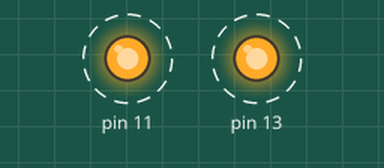
Simulated run of this sketch. Board: Arduino Uno, built with avr-gcc and run on an emulated ATmega328P. Parts: output pins drawn as LEDs (lit = HIGH). Dashed ring = blinking.

Above: at 0.05 s.
Timing chart, 0 to 4.6 s (numbered marks = the images above):
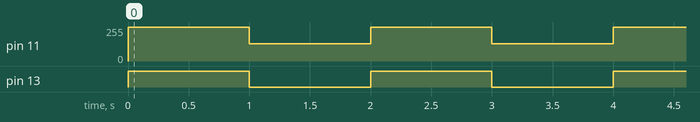

The sketch:

DC_MotorSpeedControl.ino
```cpp
/***************************************************
***  AIM : to interface DC motor with Atmega328 uC
***			and control the speed using PWM signal
***	port maping
*** motor -> PORTB^3 (pin11)
***************************************************/
void setup()
{
  pinMode(13, OUTPUT);
}

void loop()
{
  digitalWrite(13, HIGH);
  analogWrite(11,255);		//run motor with full speed
  delay(1000); // Wait for 1000 millisecond(s)
  digitalWrite(13, LOW);
  analogWrite(11,128);		//run motor with aprox. half speed
  delay(1000); // Wait for 1000 millisecond(s)
}
```

Measured:
- by itself, pin 11: alternates 255/255 for 1.0 s and 128/255 for 1.0 s
- by itself, pin 13: alternates HIGH for 1.0 s and LOW for 1.0 s
